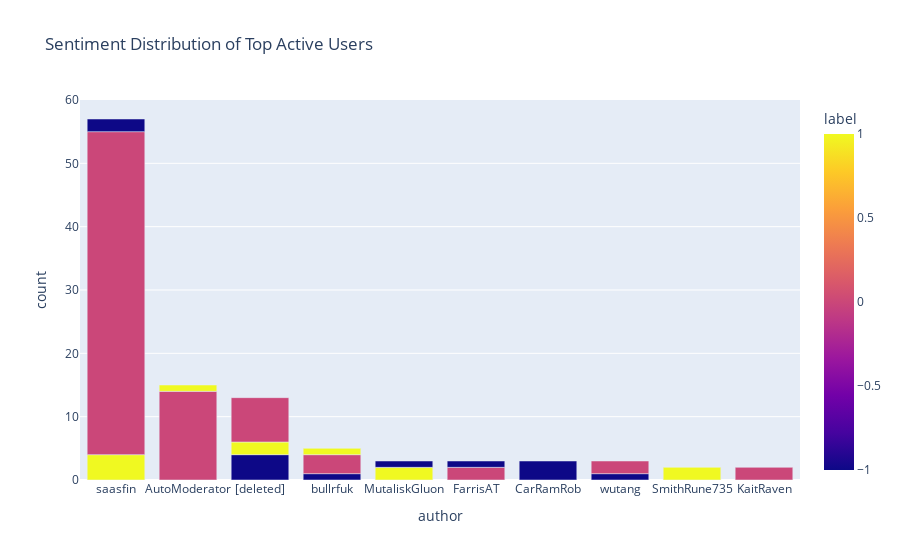

Notebook source saved alongside this figure:
### Markdown cell above
### Figure 4 
分析 最常發言(無論是post或是comment)的前 N個用戶用戶中，的情緒分布

### Code cell
#分析 最常發言(無論是post或是comment)的前N個用戶用戶中，的大部分情緒分布

#計算每個 user 的發文數，找出前10個
top_n_users= 10
top_users = stock_df['author'].value_counts().head(top_n_users).index

# 過濾資料，只保留前 N 大發言用戶
df_top_users = stock_df[stock_df['author'].isin(top_users)]

# 按照 user 與 label 分組，計算每個情緒出現次數
user_sentiment_dist = df_top_users.groupby(['author', 'label']).size().reset_index(name="count")

user_sentiment_dist['total'] = user_sentiment_dist.groupby('author')['count'].transform('sum')
user_sentiment_dist = user_sentiment_dist.sort_values('total', ascending=False)

print(user_sentiment_dist.head())

#畫圖

fig = px.bar(user_sentiment_dist, 
             x="author", y="count", color="label",
             title="Sentiment Distribution of Top Active Users",
             barmode="stack")  # 堆疊圖
fig.show()

### Figure 1 — Plotly figure (JSON) as saved in the notebook; plotly's stock layout.template omitted (floating-point values rounded to 4 significant figures)
{"data": [{"hovertemplate": "author=%{x}<br>count=%{y}<br>label=%{marker.color}<extra></extra>", "legendgroup": "", "marker": {"color": [1.0, 0.0, -1.0, 0.0, 1.0, -1.0, 1.0, 0.0, -1.0, 0.0, 1.0, 1.0, -1.0, 0.0, -1.0, -1.0, -1.0, 0.0, 1.0, 0.0], "coloraxis": "coloraxis", "pattern": {"shape": ""}}, "name": "", "orientation": "v", "showlegend": false, "textposition": "auto", "type": "bar", "x": ["saasfin", "saasfin", "saasfin", "AutoModerator", "AutoModerator", "[deleted]", "[deleted]", "[deleted]", "bullrfuk", "bullrfuk", "bullrfuk", "MutaliskGluon", "MutaliskGluon", "FarrisAT", "FarrisAT", "CarRamRob", "wutang", "wutang", "SmithRune735", "KaitRaven"], "xaxis": "x", "y": [4, 51, 2, 14, 1, 4, 2, 7, 1, 3, 1, 2, 1, 2, 1, 3, 1, 2, 2, 2], "yaxis": "y"}], "layout": {"barmode": "stack", "coloraxis": {"colorbar": {"title": {"text": "label"}}, "colorscale": [[0, "#0d0887"], [0.1111, "#46039f"], [0.2222, "#7201a8"], [0.3333, "#9c179e"], [0.4444, "#bd3786"], [0.5556, "#d8576b"], [0.6667, "#ed7953"], [0.7778, "#fb9f3a"], [0.8889, "#fdca26"], [1, "#f0f921"]]}, "legend": {"tracegroupgap": 0}, "title": {"text": "Sentiment Distribution of Top Active Users"}, "xaxis": {"anchor": "y", "domain": [0, 1], "title": {"text": "author"}}, "yaxis": {"anchor": "x", "domain": [0, 1], "title": {"text": "count"}}}}
